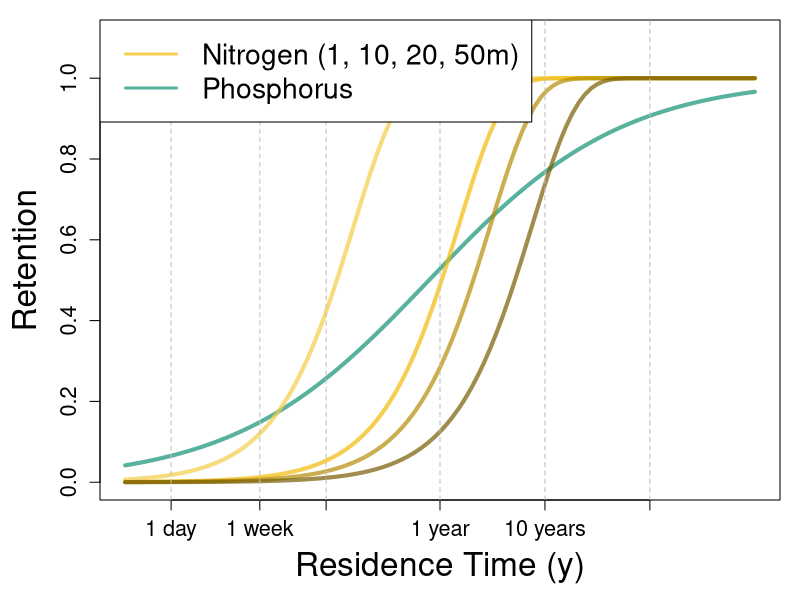
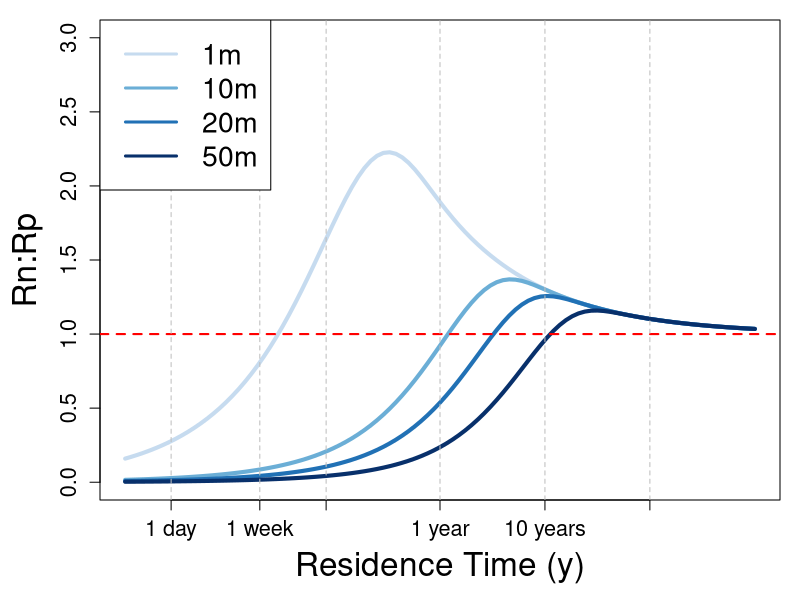

These figures' R source, in order: (Note: this script raises an error after producing the figures.)
# This script creates figures for differential retention project
library(RColorBrewer)
# Set colors for all plots
col.n1 <- rgb(.955, .7975, .27625,.7)
col.n2 <- rgb(.94,.73,0.035,.7)
col.n3 <- rgb(.705,.5475,.02625,.7)
col.n4 <- rgb(.47, .365, .0175, .7)
col.p = rgb(.07,.57,.45,0.7)
# gradient of blues for depth where appropriate
new.cols = c(brewer.pal(n = 9, name = "Blues"), "black")


# set model parameters
Vf = 6.68

##################################################################
# Figure 1: N and P retention according to Vollenweider & Harrison
##################################################################
png("R_restime.png", height = 600, width = 800)
# plot N and P lines together 
par(mar=c(5,5,1,1))
curve(1-(1/(1+(1.12*(x^.47)))), 0.001,1000,log = "x",
      ylab = "Retention", xlab = "Residence Time (y)", 
      col = col.p, ylim = c(0, 1.1), lwd = 4,xaxt = "n", cex.lab = 2, cex.axis = 1.3)
axis(1, labels = c("1 day", "1 week", "1 month", "1 year", "10 years", "100 years"), 
     at = c(1/365, 7/365, 30/365, 1, 10, 100), cex.axis=1.3)

curve(1-(exp((-Vf*x)/1)), .001, 1000, 
      log = "x", ylab="N Retention", xlab = "Residence Time (y)", 
      col = col.n1, add = TRUE, lwd = 4)
curve(1-(exp((-Vf*x)/10)), .001, 1000, log = "x", ylab="N Retention", xlab = "Residence Time (y)", col = col.n2, lwd = 4, add = TRUE)
curve(1-(exp((-Vf*x)/20)), .001, 1000, log = "x", ylab="N Retention", xlab = "Residence Time (y)", col = col.n3, lwd = 4, add = TRUE)
curve(1-(exp((-Vf*x)/50)), .001, 1000, log = "x", ylab="N Retention", xlab = "Residence Time (y)", col = col.n4, lwd = 4, add = TRUE)
abline(v=1/365, col="gray", lty=2)
# week
abline(v=7/365, col="gray", lty=2)
# month
abline(v=30/365, col="gray", lty=2)
# year
abline(v=1, col = "gray", lty = 2)
abline(v=10, col = "gray", lty = 2)
abline(v=100, col = "gray", lty = 2)
legend("topleft", legend = c("Nitrogen (1, 10, 20, 50m)", "Phosphorus"), 
       col = c(col.n2, col.p), lty = 1, lwd = 3, cex = 1.7)
dev.off()

########################################################
# Figure 2: Differential retention according to V & H
#######################################################
png("RnRp_restime.png", height = 600, width = 800)
par(mar=c(5,5,1,1))
curve((1-(exp((-Vf*x)/1)))/(1-(1/(1+(1.12*(x^.47))))), 0.001,1000,log = "x",
      ylab = "Rn:Rp", xlab = "Residence Time (y)", 
      col = new.cols[3], ylim = c(0, 3), lwd = 4,xaxt = "n", cex.lab = 2, cex.axis = 1.3)
axis(1, labels = c("1 day", "1 week", "1 month", "1 year", "10 years", "100 years"), 
     at = c(1/365, 7/365, 30/365, 1, 10, 100), cex.axis=1.3)
curve((1-(exp((-Vf*x)/10)))/(1-(1/(1+(1.12*(x^.47))))), 0.001,1000,
      log = "x",add=TRUE, col = new.cols[5], lwd = 4)
curve((1-(exp((-Vf*x)/20)))/(1-(1/(1+(1.12*(x^.47))))), 0.001,1000,
      log = "x",add=TRUE, col = new.cols[7], lwd = 4)
curve((1-(exp((-Vf*x)/50)))/(1-(1/(1+(1.12*(x^.47))))), 0.001,1000,
      log = "x",add=TRUE, col = new.cols[9], lwd = 4)
abline(h=1, col = "red", lwd = 2, lty = 2)
abline(v=1/365, col="gray", lty=2)
# week
abline(v=7/365, col="gray", lty=2)
# month
abline(v=30/365, col="gray", lty=2)
# year
abline(v=1, col = "gray", lty = 2)
abline(v=10, col = "gray", lty = 2)
abline(v=100, col = "gray", lty = 2)
legend("topleft", legend = c("1m", "10m", "20m", "50m"), 
       col = new.cols[c(3,5,7,9)], lty = 1, lwd = 3, cex = 1.7)
dev.off()

##########################################################################
# Figure 3: Differential retention with realistic depth and residence time
##########################################################################
## create a plot that shows percent change in N:P by depth and residence time
# create percentiles for depth, and find residence time for the median depth in those bins
p <- .bincode(dat.all$mean_depth, breaks = as.numeric(quantile(dat.all$mean_depth, seq(0,1,by=0.1), na.rm = TRUE)), right = FALSE)
depth = as.numeric(tapply(dat.all$mean_depth, INDEX = c(p), median, na.rm = TRUE))
x = as.numeric(tapply(dat.all$res_time, INDEX = c(p), median, na.rm = TRUE))
res_time_sd = as.numeric(tapply(dat.all$res_time, INDEX = c(p), sd, na.rm = TRUE))
n_outin = exp((-9.92*x)/depth)
p_outin = 1/(1+(1.12*(x^.47)))
np_perc = -100*(1-(n_outin/p_outin))

png("PercentChange_restime.png", height = 600, width = 800)
par(cex = 1, mar = c(5,5,1,1))
curve(-100*(1-((exp((-9.92*x)/depth[1]))/(1/(1+(1.12*(x^.47)))))), from=.001,to=1000, log="x",
      n=1000,
      cex.lab = 2,
      cex.axis = 1.3,
      ylab="% Change TN:TP", 
      xlab = "Residence Time (y)",
      lwd=4, 
      ylim=c(-100,100), col=new.cols[1], bty="l", xaxt = "n")
axis(1, labels = c("1 day", "1 week", "1 month", "1 year", "10 years", "100 years"), 
     at = c(1/365, 7/365, 30/365, 1, 10, 100), cex.axis=1.3)
for (i in 1:length(depth)){
  curve(-100*(1-((exp((-9.92*x)/depth[i]))/(1/(1+(1.12*(x^.47)))))), from=.001,to=1000, log="x",
        n=1000,
        lwd=4, 
        col=new.cols[i], bty="l", add = TRUE) 
}
legend("topright", legend = paste(depth, "m"), col = new.cols, lwd = 3, cex = 1.3)
box()

abline(h=0, col = "gray")
abline(v=1/365, col="gray", lty=2)
# week
abline(v=7/365, col="gray", lty=2)
# month
abline(v=30/365, col="gray", lty=2)
# year
abline(v=1, col = "gray", lty = 2)
abline(v = 10, col = "gray", lty = 2)
abline(v = 100, col = "gray", lty = 2)

# now add points of where real lakes can be
points(x, y = np_perc, xlog = TRUE, bg = c(brewer.pal(n = 9, name = "Blues"), "black"), pch = 21,cex = 2)
text(x = 1/365, y = -30, "Remove more N \nDecrease N:P", cex = 1.3)
text(x = 1/365, y = 30, "Remove more P \nIncrease N:P", cex = 1.3)

dev.off()

########################################################
# Figure 4: Mass balance lakes - depth vs residence time
########################################################
pdf("Depth_v_Restime.pdf")
par(cex = 1, mar = c(5,5,1,1))

# create a figure that shows depth vs residence time
plot(log10(dat.all$res_time)~log10(dat.all$mean_depth), cex = 1.3,
     pch = 21, bg = rgb(200,200,200,alpha=200, max = 255),
     xlab = "Mean Depth (m)", ylab = "Residence Time", yaxt = "n", xaxt = "n", cex.lab = 2, cex.axis = 1.3)
axis(2, labels = c("day", "wk", "mon", "yr", "10 yr", "100 yr"), 
     at = c(log10(1/365), log10(7/365), log10(30/365), 0, 1, 2), cex.axis=1.25)
axis(1, labels = c("1", "5", "10","20", "50", "100"), at = c(0,log10(5), 1, log10(20), log10(50), 2),
     cex.axis=1.25)
abline(h=log10(1/365), col="gray", lty=2)
# week
abline(h=log10(7/365), col="gray", lty=2)
# month
abline(h=log10(30/365), col="gray", lty=2)
# year
abline(h=0, col = "gray", lty = 2)
abline(h = 1, col = "gray", lty = 2)
abline(h = 2, col = "gray", lty = 2)

x = log10(dat.all$mean_depth[!is.na(dat.all$mean_depth)&!is.na(dat.all$res_time)])
y = log10(dat.all$res_time[!is.na(dat.all$mean_depth)&!is.na(dat.all$res_time)])
mod <- lm(y ~ x)
newx <- seq(min(x), max(x), length.out = 100)
preds <- predict(mod, newdata = data.frame(x=newx), interval = "prediction")
abline(mod, lwd = 2)
polygon(c(rev(newx), newx), c(rev(preds[,3]), preds[,2]), col = rgb(200,200,200, alpha = 100, max = 255), border = NA)

dev.off()

## another way to look at depth vs res time is by boxplots
hist(log10(dat.all$res_time))
breaks <- hist(log10(dat.all$mean_depth), breaks = 5)
z <- .bincode(dat.all$mean_depth,breaks = c(0,2,3,5,10,20,50,315), right = FALSE)

png("restime_depth_boxplot.png", height = 600, width = 800, pointsize = 14)
par(cex = 1.2, mar = c(4,4,1,2))
boxplot(log10(dat.all$res_time)~z, xaxt = "n", yaxt = "n", cex.lab = 1.5, ylim = c(-3,3.3))
axis(1, labels = c("<2", "2-3", "3-5", "5-10", "10-20", "20-50", ">50"), 
     at = c(1,2,3,4,5,6,7), main = "Mean Depth (m)", cex.axis = 1.3, mgp = c(1.5,.7,0))
title(xlab = "Mean Depth (m)", ylab = "Residence Time (yr)", mgp = c(2.5,.7,0), cex.lab = 2)
axis(2, labels = c(0.001,0.01, 0.1, 1, 10, 100,1000), 
     at = c(-3,-2,-1,0,1,2,3), cex.axis = 1.3)
text(x = c(1,2,3,4,5,6,7), 
     y= c(1,1.5,1.9,1.5,1.6,1.97,3),
     c("12%", "10%", "17%", "29%",  "20%", "8%", "3%"),col = "red")
text(x = c(1,2,3,4,5,6,7), y = as.numeric(tapply(log10(dat.all$res_time), INDEX = c(dat.all$z), median, na.rm = TRUE)), 
     c("21 d", "50 d", "4 mo", "5 mo", "10 mo", "1.1 yr", "6.6 yr"), col = "blue", pos = 3)


dev.off()

# Finally, use EPA data to show relationship between DA:SA ~ restime to 
# use in LAGOS

#create a relationship between drainage area to residence time
epa$dasa <- epa$drainage_area_km2/epa$surface_area_km2

png("restime_dasa.png", height = 600, width = 800, pointsize = 14)
par(cex = 1.2, mar = c(5,5,1,1))
plot(log10(epa$retention_time_years[epa$type=="reservoir"])~log10(epa$dasa[epa$type=="reservoir"]), cex = 1.5,
     pch = 21, bg = rgb(200,200,200,alpha=200, max = 255),
     xlab = "log Drainage Area:Surface Area", 
     ylab = "log Residence Time", cex.lab = 1.8, cex.axis = 1.3, xlim = c(0,5), ylim=c(-3,3),
     xaxt = "n", yaxt = "n")
axis(1,labels=c("1, 100, 1000, 10000"))
points(log10(epa$retention_time_years[epa$type=="lake"])~log10(epa$dasa[epa$type=="lake"]), cex = 1.5,
       pch = 21, bg = rgb(100,200,200,alpha=200, max = 255))  
abline(lm(log10(epa$retention_time_years[epa$type=="reservoir"])~log10(epa$dasa[epa$type=="reservoir"])), col = "gray", lwd = 2)     
abline(lm(log10(epa$retention_time_years[epa$type=="lake"])~log10(dasa[epa$type=="lake"])), col = rgb(100,200,200,alpha=200,max=255), lwd = 2)     
abline(lm(log10(epa$retention_time_years)~log10(epa$dasa)), lty = 2, lwd=2)
text(3.5, 3, expression("Residence Time = 6.9X"^-0.68), col = rgb(150,150,150, max = 255), cex = 1.3)       
text(3.5, 2.6, expression("Residence Time = 24.5X"^-1.06), col = rgb(100,200,200, max = 255), cex = 1.3)       
dev.off()

#########################################
# Figure 5: N and P retention vs H and V
#########################################

pdf("RvsEq.pdf", height = 6, width = 14)
par(mar=c(5,5,1,1), mfrow = c(1,2))
#plot retention vs residence time then add curve of Harrison
curve(1-(exp((-Vf*x)/9.6)), 0.001,1000,log = "x",
      ylab = "Rn", xlab = "Residence Time (y)", 
      col = "red", ylim = c(-.1, 1), lwd = 4,xaxt = "n", cex.lab = 2, cex.axis = 1.3)
axis(1, labels = c("1 d", "1 wk", "1 mo", "1 yr", "10 yr", "100 yr"), 
     at = c(1/365, 7/365, 30/365, 1, 10, 100), cex.axis=1.3)

points(dat.all$Rn~dat.all$res_time, xlog = TRUE, pch = 21, cex = 1.5,
       bg = rgb(222,222,222,max=255,alpha=200))
curve(1-(exp((-Vf*x)/9.6)), 0.001,1000,log = "x",add = TRUE,
      col = "red", ylim = c(-.1, 1), lwd = 4,xaxt = "n", cex.lab = 2, cex.axis = 1.3)

abline(v=1/365, col="gray", lty=2)
# week
abline(v=7/365, col="gray", lty=2)
# month
abline(v=30/365, col="gray", lty=2)
# year
abline(v=1, col = "gray", lty = 2)
abline(v=10, col = "gray", lty = 2)
abline(v=100, col = "gray", lty = 2)
text(x=2/365, y = .9, labels = "n = 850", cex = 1.3, col = "red")

#plot retention vs residence time then add curve of Brett & Benjamin
curve(1-(1/(1+(1.12*(x^.47)))), 0.001,1000,log = "x",
      ylab = "Rp", xlab = "Residence Time (y)", 
      col = "red", ylim = c(-.1, 1), lwd = 4,xaxt = "n", cex.lab = 2, cex.axis = 1.2)
axis(1, labels = c("1 d", "1 wk", "1 mo", "1 yr", "10 yr", "100 yr"), 
     at = c(1/365, 7/365, 30/365, 1, 10, 100), cex.axis=1.2)

points(dat.all$Rp~dat.all$res_time, xlog = TRUE, pch = 21, cex = 1.5,
       bg = rgb(222,222,222,max=255,alpha=200))
curve(1-(1/(1+(1.12*(x^.47)))), 0.001,1000,log = "x",add = TRUE,
      col = "red", ylim = c(-.1, 1), lwd = 4,xaxt = "n", cex.lab = 2, cex.axis = 1.3)

abline(v=1/365, col="gray", lty=2)
# week
abline(v=7/365, col="gray", lty=2)
# month
abline(v=30/365, col="gray", lty=2)
# year
abline(v=1, col = "gray", lty = 2)
abline(v=10, col = "gray", lty = 2)
abline(v=100, col = "gray", lty = 2)
text(x=2/365, y = .9, labels = "n = 1030", cex = 1.3, col = "red")

dev.off()
#########################################
# Figure 6: N vs P retention + histograms
#########################################

pdf("Rn_Rp_hist_xy.pdf", height = 6, width = 12)
par(mar=c(5,5,1,1), mfrow=c(1,2))
hist(dat.np$Rn[dat.np$Rn>-1], xlim = c(-1,1), col = col.n, main = "", 
     xlab = "Proportion Retention", cex.lab = 1.8, cex.axis = 1.3)
hist(dat.np$Rp[dat.np$Rp>-1], add = TRUE, col = col.p)
legend("topleft", legend = c("Rn", "Rp"), fill = c(col.n, col.p), cex = 1.3)

plot(dat.np.real$Rn~dat.np.real$Rp, pch = 21, 
     bg = rgb(222,222,222,alpha = 200, max = 255), cex = 1.3, cex.lab = 1.8,
     xlab = "Rp", ylab = "Rn", cex.axis = 1.3)

abline(0,1,col = "red", lwd = 2)
text(x=-.6, y = .9, "563 of 784 (72%) \nRp > Rn", col = "red", cex = 1.3)

dev.off()

# Figure 6.123: histograms of broken up by N retention > P retention,
# histogram of size, input concentrations, etc.
pdf("R_depth_restime.pdf", height = 6, width = 12)
par(mar=c(5,5,1,0), mfrow=c(1,2))
vals = hist(log10(stoich$mean_depth[stoich$Rn>stoich$Rp]), plot = FALSE, breaks = 10)
vals$counts = vals$counts/length(stoich$mean_depth[stoich$Rn>stoich$Rp])
breaks.n = vals$breaks
plot(vals, col = col.n, xlab = "Mean Depth", ylab = "Proportion of Lakes", cex.lab = 1.8,
     cex.axis = 1.3, main = "", ylim = c(0, .25), xaxt = "n")
axis(1, labels = c("1", "5", "10","20", "50", "100"), at = c(0,log10(5), 1, log10(20), log10(50), 2),
     cex.axis=1.2)
legend("topright", legend = c("Rn > Rp", "Rn < Rp"), fill = c(col.n, col.p), cex = 1.3)
vals = hist(log10(stoich$mean_depth[stoich$Rn<stoich$Rp]), breaks = breaks.n, plot = FALSE)
vals$counts = vals$counts/length(stoich$mean_depth[stoich$Rn<stoich$Rp])
plot(vals, col = col.p, add = TRUE)

vals = hist(log10(stoich$res_time[stoich$Rn>stoich$Rp]), plot = FALSE, breaks = 10)
vals$counts = vals$counts/length(stoich$res_time[stoich$Rn>stoich$Rp])
breaks.n = vals$breaks
plot(vals, col = col.n, xlab = "Residence Time", ylab = "Proportion of Lakes", cex.lab = 1.8,
     cex.axis = 1.3, main = "", ylim = c(0, .3), xaxt = "n")
axis(1, labels = c("day", "wk", "mon", "yr", "10 yr", "100 yr"), 
     at = c(log10(1/365), log10(7/365), log10(30/365), 0, 1, 2), cex.axis=1.2)
vals = hist(log10(stoich$res_time[stoich$Rn<stoich$Rp]), breaks = breaks.n, plot = FALSE)
vals$counts = vals$counts/length(stoich$res_time[stoich$Rn<stoich$Rp])
plot(vals, col = col.p, add = TRUE)
dev.off()

#####################################################################
# Figure 7: Differential retention with deciles for depth and retention time + 
# real N and P retention
#####################################################################

## create a plot that shows percent change in N:P by depth and residence time
# create percentiles for depth, and find residence time for the median depth in those bins
p <- .bincode(stoich$mean_depth, breaks = as.numeric(quantile(stoich$mean_depth, seq(0,1,by=0.1), na.rm = TRUE)), right = FALSE)
depth = as.numeric(tapply(stoich$mean_depth, INDEX = c(p), median, na.rm = TRUE))
x = as.numeric(tapply(stoich$res_time, INDEX = c(p), median, na.rm = TRUE))
res_time_sd = as.numeric(tapply(stoichl$res_time, INDEX = c(p), sd, na.rm = TRUE))

stoich$np_perc = -100*(1-(stoich$np_out * (1/stoich$np_in)))
np_perc <- as.numeric(tapply(stoich$np_perc, INDEX = c(p), median, na.rm = TRUE))


n_outin = exp((-9.92*x)/depth)
p_outin = 1/(1+(1.12*(x^.47)))
np_perc_pred = -100*(1-(n_outin/p_outin))

png("PercentChange_restime.png", height = 600, width = 800)
par(cex = 1, mar = c(5,5,1,1))
curve(-100*(1-((exp((-9.92*x)/depth[1]))/(1/(1+(1.12*(x^.47)))))), from=.001,to=1000, log="x",
      n=1000,
      cex.lab = 2,
      cex.axis = 1.3,
      ylab="% Change TN:TP", 
      xlab = "Residence Time (y)",
      lwd=4, 
      ylim=c(-100,100), col=new.cols[1], bty="l", xaxt = "n")
axis(1, labels = c("1 day", "1 week", "1 month", "1 year", "10 years", "100 years"), 
     at = c(1/365, 7/365, 30/365, 1, 10, 100), cex.axis=1.3)
for (i in 1:length(depth)){
  curve(-100*(1-((exp((-9.92*x)/depth[i]))/(1/(1+(1.12*(x^.47)))))), from=.001,to=1000, log="x",
        n=1000,
        lwd=4, 
        col=new.cols[i], bty="l", add = TRUE) 
}
legend("topright", legend = paste(depth, "m"), col = new.cols, lwd = 3, cex = 1.3)
box()

abline(h=0, col = "gray")
abline(v=1/365, col="gray", lty=2)
# week
abline(v=7/365, col="gray", lty=2)
# month
abline(v=30/365, col="gray", lty=2)
# year
abline(v=1, col = "gray", lty = 2)
abline(v = 10, col = "gray", lty = 2)
abline(v = 100, col = "gray", lty = 2)

# now add points of where real lakes can be
points(x, y = np_perc, xlog = TRUE, bg = c(brewer.pal(n = 9, name = "Blues"), "black"), col = "red", pch = 21,cex = 2)
points(x, y = np_perc_pred, xlog = TRUE, bg = c(brewer.pal(n = 9, name = "Blues"), "black"), col = "red", pch = 21,cex = 1.5)

text(x = 1/365, y = -30, "Remove more N \nDecrease N:P", cex = 1.3)
text(x = 1/365, y = 30, "Remove more P \nIncrease N:P", cex = 1.3)

dev.off()

# Figure 8: Differential retention as % change in TN:TP vs rank or res time
# - predicted from models

# Figure 9: Differential retention as % change in TN:TP vs rank or res time
# - observed

# Figure 10: Same as Figure 9, but with color = rank or res time and x = start concentration

# figure 11: Same as figure 9, but broken up into 3 - each panel represents low, medium
# high res time/rank, and x = start ratio or start P concentration (to test Finlay hypothesis?)

# Figure 12: calculate Vf and sedimentation coefficient and summarize by lake type. 
# show how sed coef or Vf changes with nutrient input concentration
